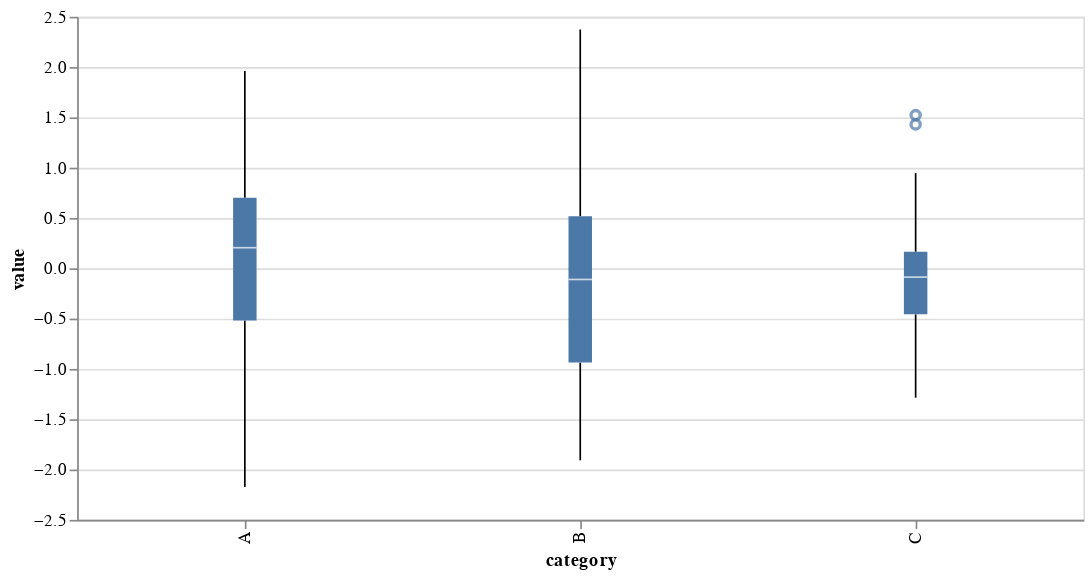

This figure's notebook cell:
### Code cell
data = pd.DataFrame({
    'category': np.random.choice(['A', 'B', 'C'], size=100),
    'value': np.random.normal(0, 1, 100)
})

chart = alt.Chart(data).mark_boxplot().encode(
    x='category',
    y='value'
).properties(
    height =300,
    width =600
)
chart

### Figure 1 — Vega-Lite specification as saved in the notebook (floating-point values rounded to 4 significant figures)
{"config": {"view": {"continuousWidth": 300, "continuousHeight": 300}}, "data": {"name": "data-f0fc6efba460880a402e013496be75ba"}, "mark": {"type": "boxplot"}, "encoding": {"x": {"field": "category", "type": "nominal"}, "y": {"field": "value", "type": "quantitative"}}, "height": 300, "width": 600, "$schema": "https://vega.github.io/schema/vega-lite/v5.8.0.json", "datasets": {"data-f0fc6efba460880a402e013496be75ba": [{"category": "C", "value": 0.9468}, {"category": "B", "value": 0.05781}, {"category": "A", "value": 0.07448}, {"category": "A", "value": 0.7063}, {"category": "B", "value": 2.373}, {"category": "B", "value": -0.7751}, {"category": "A", "value": 1.3}, {"category": "B", "value": -0.01013}, {"category": "C", "value": -0.5269}, {"category": "A", "value": 0.1464}, {"category": "C", "value": -0.4839}, {"category": "C", "value": -0.01354}, {"category": "B", "value": 0.009251}, {"category": "A", "value": -1.276}, {"category": "A", "value": 0.7161}, {"category": "B", "value": -0.1108}, {"category": "C", "value": -0.779}, {"category": "B", "value": 1.587}, {"category": "A", "value": 1.962}, {"category": "A", "value": 0.08187}, {"category": "B", "value": -0.4632}, {"category": "A", "value": 0.02186}, {"category": "A", "value": -2.174}, {"category": "B", "value": -0.007507}, {"category": "B", "value": -1.281}, {"category": "B", "value": -1.657}, {"category": "A", "value": -1.175}, {"category": "B", "value": -0.5828}, {"category": "C", "value": -0.1924}, {"category": "B", "value": 1.334}, {"category": "B", "value": 0.04953}, {"category": "B", "value": -0.3183}, {"category": "C", "value": 1.43}, {"category": "C", "value": -0.07703}, {"category": "C", "value": -0.6318}, {"category": "B", "value": -1.203}, {"category": "A", "value": 0.4668}, {"category": "C", "value": 0.1944}, {"category": "B", "value": 0.5048}, {"category": "A", "value": -0.7436}, {"category": "A", "value": 0.3135}, {"category": "C", "value": 0.1714}, {"category": "C", "value": -0.07483}, {"category": "C", "value": 0.9421}, {"category": "B", "value": -1.345}, {"category": "A", "value": 0.309}, {"category": "A", "value": 0.4957}, {"category": "A", "value": -1.67}, {"category": "C", "value": -1.199}, {"category": "A", "value": 0.4554}, {"category": "C", "value": 0.3079}, {"category": "B", "value": -0.9214}, {"category": "B", "value": -1.718}, {"category": "B", "value": 1.623}, {"category": "A", "value": -0.8293}, {"category": "B", "value": -0.3365}, {"category": "C", "value": -0.06214}, {"category": "A", "value": 0.3825}, {"category": "A", "value": 0.2038}, {"category": "A", "value": -0.5961}, {"category": "C", "value": 1.523}, {"category": "B", "value": -1.908}, {"category": "A", "value": 1.51}, {"category": "A", "value": 0.3075}, {"category": "A", "value": 0.7565}, {"category": "C", "value": -0.2798}, {"category": "C", "value": -0.1342}, {"category": "A", "value": 1.929}, {"category": "A", "value": -0.008295}, {"category": "A", "value": -1.038}, {"category": "A", "value": 0.05678}, {"category": "B", "value": 0.6389}, {"category": "B", "value": 0.5305}, {"category": "B", "value": -0.002039}, {"category": "A", "value": 0.2047}, {"category": "B", "value": -0.9022}, {"category": "A", "value": 0.7412}, {"category": "C", "value": -0.0976}, {"category": "A", "value": -0.4426}, {"category": "C", "value": -0.8507}, {"category": "B", "value": 0.1267}, {"category": "C", "value": 0.1438}, {"category": "B", "value": -1.748}, {"category": "B", "value": 1.877}, {"category": "B", "value": 0.8678}, {"category": "A", "value": -1.092}, {"category": "C", "value": -0.3777}, {"category": "B", "value": 1.639}, {"category": "B", "value": -0.7789}, {"category": "C", "value": 0.02245}, {"category": "C", "value": -0.8055}, {"category": "C", "value": -1.285}, {"category": "C", "value": -0.1195}, {"category": "C", "value": -0.06148}, {"category": "A", "value": 0.6985}, {"category": "C", "value": -0.3466}, {"category": "B", "value": -0.9516}, {"category": "A", "value": 0.785}, {"category": "C", "value": 0.8402}, {"category": "B", "value": -1.634}]}}
